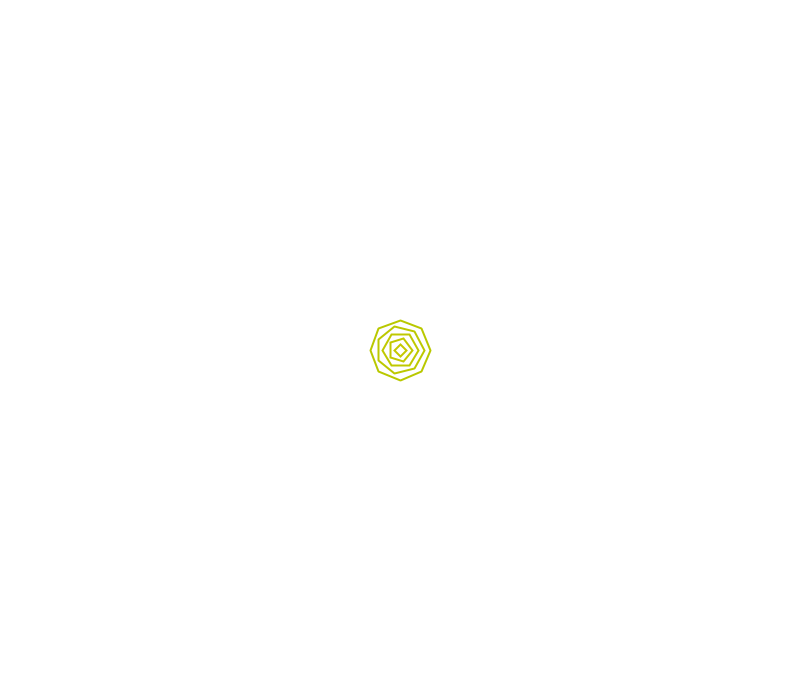
Frame 1 (no input)
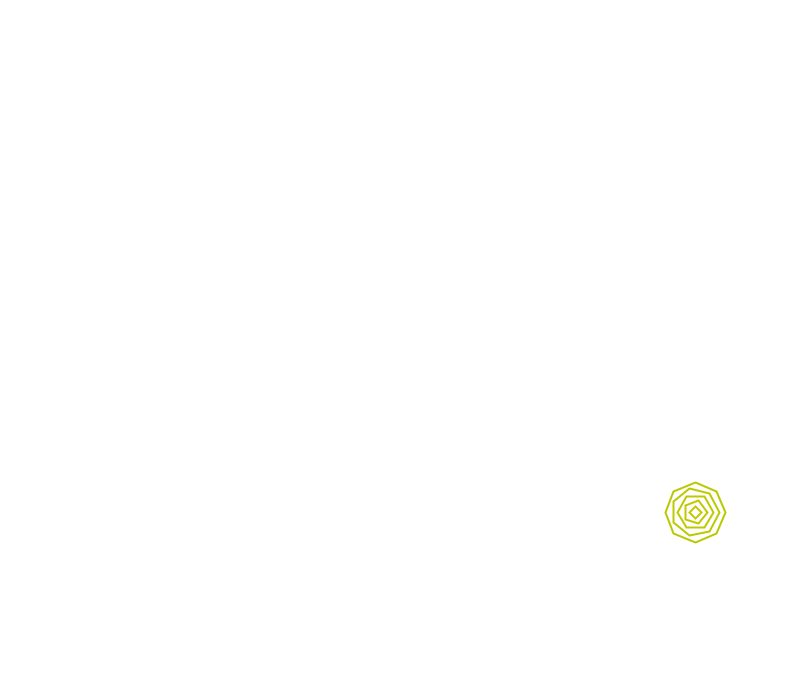
Frame 60 (the mouse pressed at the canvas centre just before this capture)
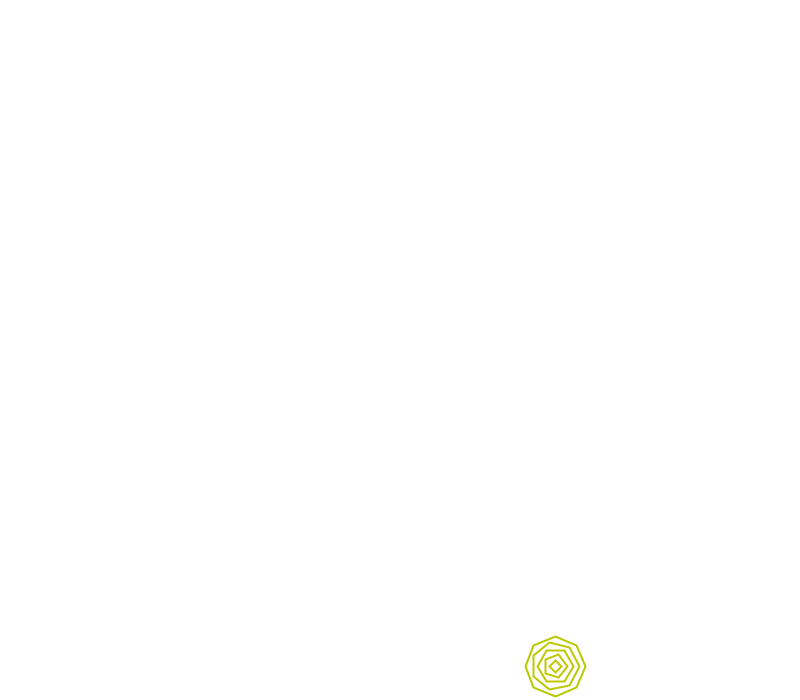
Frame 120 (the mouse held since frame 60 and released just before this capture)

The Processing sketch that drew these frames (run headless with seeded random() and noise(); from frame 60 on, the mouse is pressed at the canvas centre):

// Processing sketch: polygon2
// ── polygon2.pde
float x,y,speedX=5,speedY=2.75,radius=30;

void setup(){
  size(800,700);
  x=width/2;
  y=height/2;
}

void draw(){
  background(255);
  noFill();
  
  for(int i = 0; i <6; i++){
    polygon(i*3,i+3,2,color(200 - i*3,200,0));
  }
  //speedY++;
  x=x+speedX;
  y=y+speedY;
  checkCollision();
}

  
void checkCollision(){
  if (x>width-radius){
    speedX=-speedX;
  }
  if (x<radius){
    speedX=-speedX;
  }
    if (y>height-radius){
    speedY=-speedY;
  }
  if (y<radius){
    speedY=-speedY;
  }
}
// ── polygon.pde
void polygon(float radius, int sides, float strokeWt, color strokeCol){
  float theta = 0;
  float rotAmount = TWO_PI/sides;
  strokeWeight(strokeWt);
  stroke(strokeCol);
  beginShape();
  for(int i = 0; i < sides; i++){
    float x2 = x + cos(theta)*radius*2;
    float y2 = y + sin(theta)*radius*2;
    vertex(x2,y2);
    theta+=rotAmount;
  }
  endShape(CLOSE);
  
}
